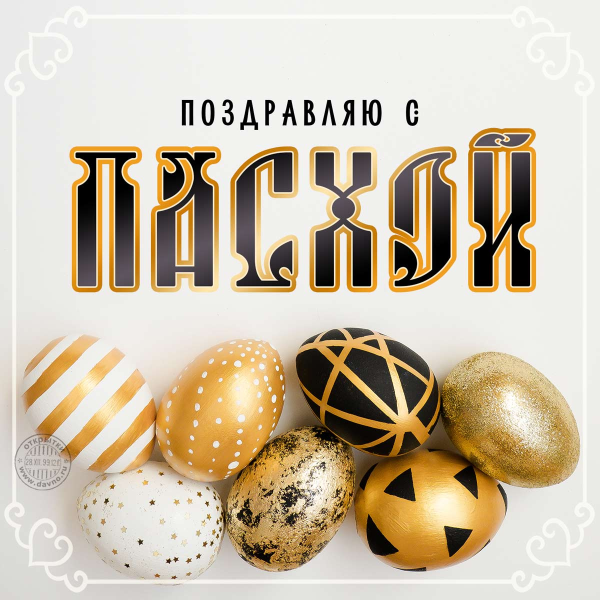
#> input picture sp.jpg, 1200 x 1200 px (shown at 1/2 size)
$ python lab8.py
#> lines starting #> are read from the running program, lines starting #| are printed output that depends on the picture

'''Скачайте любую открытку из интернета, определите область, которую Вам нужно вырезать из данного изображения (обрезать текст, часть фото и т.д.).
 Напишите программу, которая выполнит эту операцию. Сохраните изображения в текущую папку под новым именем.'''

from PIL import Image, ImageDraw, ImageFont
def lab1():
    filename = "sp.jpg"
    with Image.open(filename) as img:
#> img is the input picture: PIL image 1200x1200 RGB; mean R, G, B 204.9, 192.1, 170.3
        img.load()

    cropped_img = img.crop((0, 0, 1200, 600))
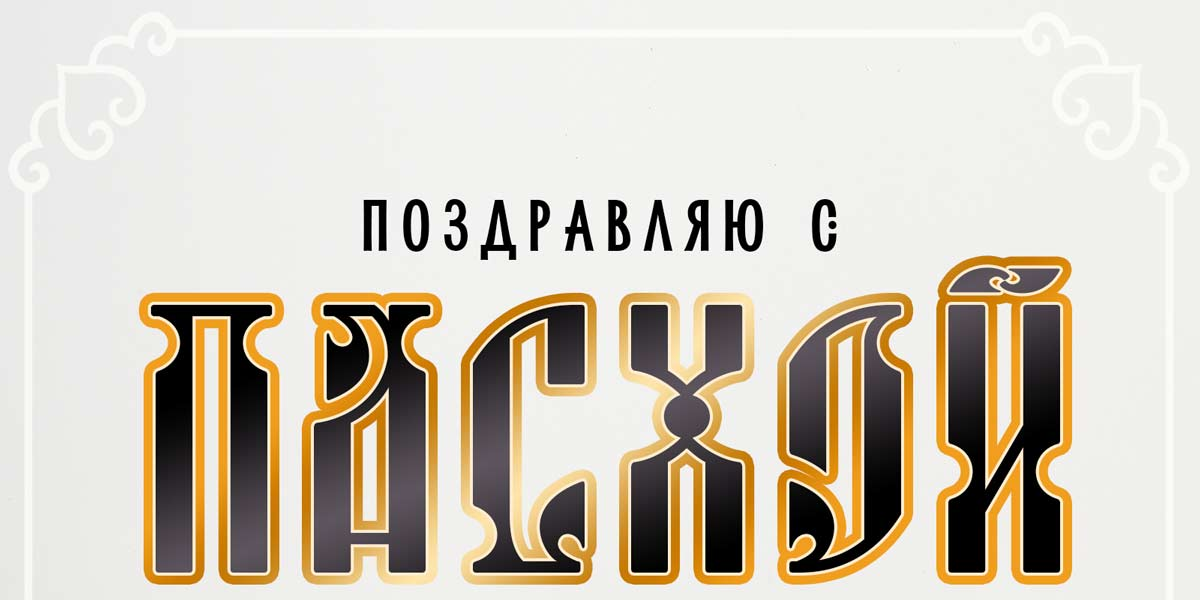
#> cropped_img: PIL image 1200x600 RGB; mean R, G, B 207.7, 200.3, 186.2
    # cropped_img.show()
    cropped_img.save("cropped_sp.jpg")

'''Создайте словарь, содержащий перечень пары «Название праздника – имя_файла с открыткой к нему».
Спросите у пользователя, к какому празднику ему нужна открытка и выведите нужную открытку на экран.'''
def lab2():
    d = {1: "ng.jpg", 2: "23f.jpg", 3: "8m.jpg", 4: "dr.jpg", 5: "sp.jpg"}

    print("1 - Новый год\n"
          "2 - 23 февраля\n"
          "3 - 8 марта\n"
          "4 - День рождения\n"
          "5 - Пасха")
    ans = int(input("Для получения открытки введите число - номер праздника : "))
#> the answer given: 3

    filename = d[ans]
    with Image.open(filename) as img:
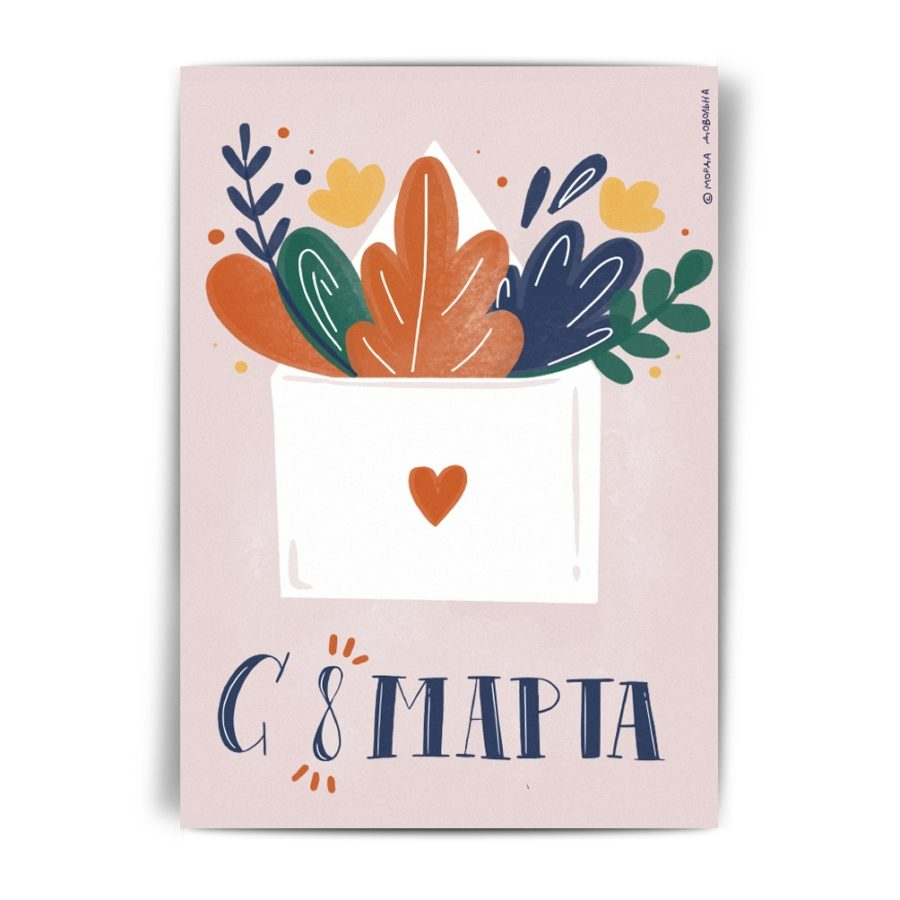
#> input picture 8m.jpg, 900 x 900 px
#> img is the input picture: PIL image 900x900 RGB; mean R, G, B 231.5, 223.2, 221.5
        img.load()

    img.show()

'''Модифицируйте задачу 8.1 так: спросите еще у пользователя, имя того, кого он хочет поздравить,
добавьте на заданную открытку текст «…., поздравляю!», где вместо …. вставьте полученное имя
(выведите его разным цветом и шрифтами, посередине вверху или внизу фото).
Найдите в сети интернет решение, как сделать надпись жирным текстом (по умолчанию, такого параметра нет).
Сохраните новую открытку в файл с расширением png. '''

def lab3():
    name = input("Введите имя получателя: ")
#> the answer given: sp.jpg
    filename = "dr.jpg"
    with Image.open(filename) as img:
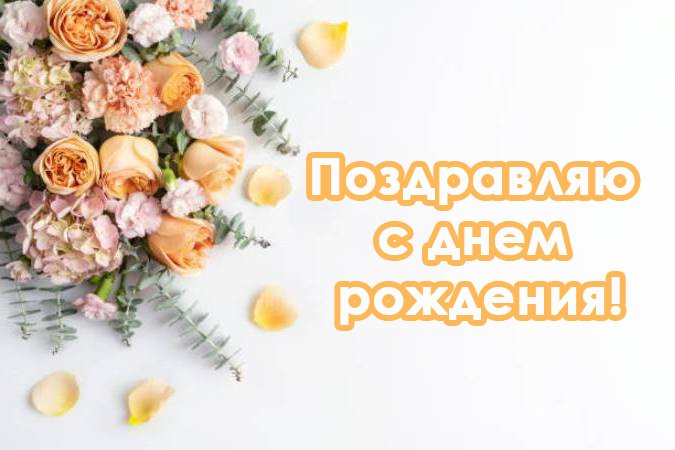
#> input picture dr.jpg, 675 x 450 px
#> img is the input picture: PIL image 675x450 RGB; mean R, G, B 230.6, 218.8, 205.8
        img.load()
    font = ImageFont.truetype("arial_bold.ttf", 40)
    draw_text = ImageDraw.Draw(img)
    draw_text.text(
        (img.width // 2 - 90, 70),
        name + ", поздравляю!",
        font=font,
        fill=('#BC8F8F'))

    img.show()
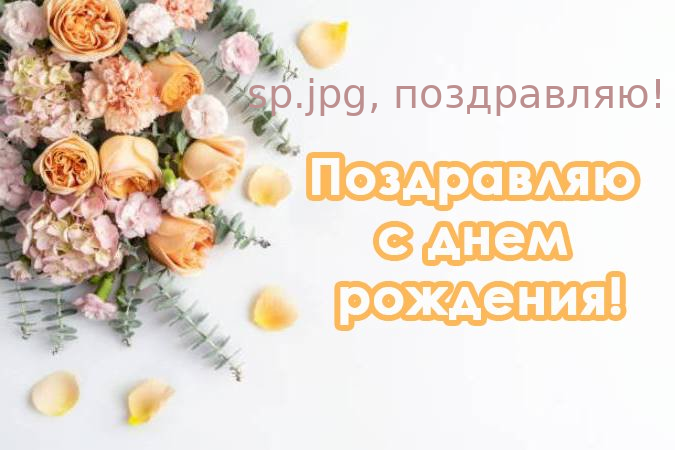
#> shown: PIL image 675x450 RGB; mean R, G, B 230, 217.6, 204.6
    img.save(name + "_dr.png")

lab1()
lab2()
lab3()
